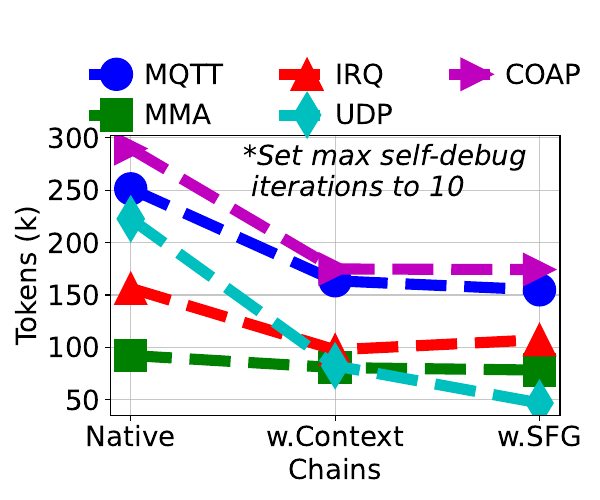

Reproduce this figure in Python.
import matplotlib.pyplot as plt
import numpy as np
import scipy.stats as stats

def calculate_95_confidence_interval(data):
    mean = np.mean(data)
    std_dev = np.std(data, ddof=1)
    sem = std_dev / np.sqrt(len(data))
    confidence = 0.95
    degrees_of_freedom = len(data) - 1
    t_score = stats.t.ppf((1 + confidence) / 2, degrees_of_freedom)
    confidence_interval = (mean - t_score * sem, mean + t_score * sem)
    return confidence_interval

def calculate_error(confidence_interval):
    return (confidence_interval[1] - confidence_interval[0]) / 2

# Data
RIOT_MQTT_Context = [3, 3, 11, 4, 3, 11, 9, 2, 5, 3, 11, 4, 4, 8, 4]
RIOT_MMA_Context = [2, 4, 2, 2, 2, 1, 1, 4, 3, 2, 2, 2, 2, 11, 2]
RIOT_IRQ_Context = [6, 2, 2, 4, 4, 3, 1, 11, 5, 2, 3, 5, 1, 1, 1]
RIOT_UDP_Context = [3, 3, 8, 2, 5, 2, 1, 1, 1, 2, 1, 2, 5, 3, 4]
RIOT_COAP_Context = [3, 11, 11, 3, 8, 2, 2, 3, 2, 3, 5, 11, 5, 11, 11]

RIOT_MQTT_native = [7, 2, 5, 7, 5, 11, 11, 11, 11, 11, 11, 11, 11, 11, 11]
RIOT_MMA_native  = [2, 2, 5, 2, 2, 4, 4, 10, 4, 2, 3, 4, 2, 2, 2]
RIOT_IRQ_native  = [1, 1, 1, 1, 1, 11, 11, 11, 11, 11, 11, 11, 1, 1, 1]
RIOT_UDP_native  = [3, 3, 11, 5, 5, 11, 6, 11, 11, 6, 11, 11, 11, 5, 11]
RIOT_COAP_native = [11, 11, 11, 11, 11, 11, 7, 9, 9, 11, 11, 11, 11, 11, 11]

RIOT_MQTT_execution = [4, 11, 2, 7, 6, 4, 3, 5, 5, 4, 8, 1, 1, 7, 11]
RIOT_MMA_execution = [2, 5, 2, 4, 2, 2, 1, 2, 2, 1, 1, 11, 2, 1, 2]
RIOT_IRQ_execution = [4, 6, 11, 2, 2, 2, 1, 2, 2, 2, 2, 7, 6, 2, 4]
RIOT_UDP_execution = [2, 2, 2, 1, 2, 1, 1, 1, 1, 1, 2, 2, 3, 2, 1]
RIOT_COAP_execution = [2, 2, 11, 8, 11, 10, 6, 3, 4, 6, 1, 11, 4, 6, 4]

labels = ['Native', 'w.Context', 'w.SFG']

scaling_factors = {
    "MQTT": [27720, 27720 + 772 + 190 + 172, 27720 + 772 + 190 + 172 + 306 + 245],
    "MMA": [27669, 27669 + 766 + 190 + 172, 27669 + 766 + 190 + 172 + 306 + 245],
    "IRQ": [27589, 27589 + 758 + 190 + 172, 27589 + 758 + 190 + 172 + 306 + 245],
    "UDP": [27604, 27604 + 760 + 190 + 172, 27604 + 760 + 190 + 172 + 306 + 245],
    "COAP": [27683, 27683 + 768 + 190 + 172, 27683 + 768 + 190 + 172 + 306 + 245]
}

RIOT_MQTT = [sum(RIOT_MQTT_native)*scaling_factors["MQTT"][0]/len(RIOT_MQTT_native)/1000,
             sum(RIOT_MQTT_Context)*scaling_factors["MQTT"][1]/len(RIOT_MQTT_Context)/1000,
             sum(RIOT_MQTT_execution)*scaling_factors["MQTT"][2]/len(RIOT_MQTT_execution)/1000]

RIOT_MMA = [sum(RIOT_MMA_native)*scaling_factors["MMA"][0]/len(RIOT_MMA_native)/1000,
            sum(RIOT_MMA_Context)*scaling_factors["MMA"][1]/len(RIOT_MMA_Context)/1000,
            sum(RIOT_MMA_execution)*scaling_factors["MMA"][2]/len(RIOT_MMA_execution)/1000]

RIOT_IRQ = [sum(RIOT_IRQ_native)*scaling_factors["IRQ"][0]/len(RIOT_IRQ_native)/1000,
            sum(RIOT_IRQ_Context)*scaling_factors["IRQ"][1]/len(RIOT_IRQ_Context)/1000,
            sum(RIOT_IRQ_execution)*scaling_factors["IRQ"][2]/len(RIOT_IRQ_execution)/1000]

RIOT_UDP = [sum(RIOT_UDP_native)*scaling_factors["UDP"][0]/len(RIOT_UDP_native)/1000,
            sum(RIOT_UDP_Context)*scaling_factors["UDP"][1]/len(RIOT_UDP_Context)/1000,
            sum(RIOT_UDP_execution)*scaling_factors["UDP"][2]/len(RIOT_UDP_execution)/1000]

RIOT_COAP = [sum(RIOT_COAP_native)*scaling_factors["COAP"][0]/len(RIOT_COAP_native)/1000,
             sum(RIOT_COAP_Context)*scaling_factors["COAP"][1]/len(RIOT_COAP_Context)/1000,
             sum(RIOT_COAP_execution)*scaling_factors["COAP"][2]/len(RIOT_COAP_execution)/1000]

error_MQTT = [calculate_error(calculate_95_confidence_interval(RIOT_MQTT_native))*scaling_factors["MQTT"][0],
              calculate_error(calculate_95_confidence_interval(RIOT_MQTT_Context))*scaling_factors["MQTT"][1],
              calculate_error(calculate_95_confidence_interval(RIOT_MQTT_execution))*scaling_factors["MQTT"][2]]

error_MMA = [calculate_error(calculate_95_confidence_interval(RIOT_MMA_native))*scaling_factors["MMA"][0],
             calculate_error(calculate_95_confidence_interval(RIOT_MMA_Context))*scaling_factors["MMA"][1],
             calculate_error(calculate_95_confidence_interval(RIOT_MMA_execution))*scaling_factors["MMA"][2]]

error_IRQ = [calculate_error(calculate_95_confidence_interval(RIOT_IRQ_native))*scaling_factors["IRQ"][0],
             calculate_error(calculate_95_confidence_interval(RIOT_IRQ_Context))*scaling_factors["IRQ"][1],
             calculate_error(calculate_95_confidence_interval(RIOT_IRQ_execution))*scaling_factors["IRQ"][2]]

error_UDP = [calculate_error(calculate_95_confidence_interval(RIOT_UDP_native))*scaling_factors["UDP"][0],
             calculate_error(calculate_95_confidence_interval(RIOT_UDP_Context))*scaling_factors["UDP"][1],
             calculate_error(calculate_95_confidence_interval(RIOT_UDP_execution))*scaling_factors["UDP"][2]]

error_COAP = [calculate_error(calculate_95_confidence_interval(RIOT_COAP_native))*scaling_factors["COAP"][0],
              calculate_error(calculate_95_confidence_interval(RIOT_COAP_Context))*scaling_factors["COAP"][1],
              calculate_error(calculate_95_confidence_interval(RIOT_COAP_execution))*scaling_factors["COAP"][2]]

plt.figure(figsize=(6, 5), dpi=1000)

plt.plot(labels, RIOT_MQTT, marker='o', linestyle='--', color='b', linewidth=8, markersize=23, label='MQTT')
plt.plot(labels, RIOT_MMA, marker='s', linestyle='--', color='g', linewidth=8, markersize=23, label='MMA')
plt.plot(labels, RIOT_IRQ, marker='^', linestyle='--', color='r', linewidth=8, markersize=23, label='IRQ')
plt.plot(labels, RIOT_UDP, marker='d', linestyle='--', color='c', linewidth=8, markersize=23, label='UDP')
plt.plot(labels, RIOT_COAP, marker='>', linestyle='--', color='m', linewidth=8, markersize=23, label='COAP')

plt.text(0.55, max(RIOT_MQTT) -7, '*Set max self-debug \n iterations to 10', fontsize=20, style='italic')

plt.xlabel('Chains', fontsize=20)
plt.ylabel('Tokens (k)', fontsize=20)

plt.xticks(fontsize=20)
plt.yticks(fontsize=20)
plt.legend(loc='upper center', ncol=3, fontsize=20, bbox_to_anchor=(0.5, 1.35), frameon=False, handletextpad=0.01)

plt.grid(True, alpha=0.7)

plt.tight_layout() 

plt.savefig('overhead_token.pdf')
plt.show()
